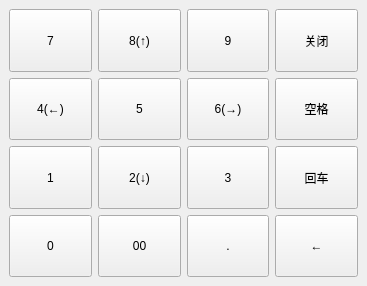
<?xml version="1.0" encoding="UTF-8"?>
<ui version="4.0">
 <class>frmNum</class>
 <widget class="QWidget" name="frmNum">
  <property name="geometry">
   <rect>
    <x>0</x>
    <y>0</y>
    <width>367</width>
    <height>286</height>
   </rect>
  </property>
  <property name="windowTitle">
   <string>数字键盘</string>
  </property>
  <layout class="QGridLayout" name="gridLayout">
   <property name="margin">
    <number>0</number>
   </property>
   <item row="0" column="0" colspan="2">
    <widget class="QWidget" name="widget_title" native="true">
     <property name="sizePolicy">
      <sizepolicy hsizetype="Preferred" vsizetype="Expanding">
       <horstretch>0</horstretch>
       <verstretch>0</verstretch>
      </sizepolicy>
     </property>
     <layout class="QGridLayout" name="gridLayout_2">
      <item row="0" column="0">
       <widget class="QPushButton" name="btn7">
        <property name="sizePolicy">
         <sizepolicy hsizetype="Ignored" vsizetype="Expanding">
          <horstretch>0</horstretch>
          <verstretch>0</verstretch>
         </sizepolicy>
        </property>
        <property name="focusPolicy">
         <enum>Qt::NoFocus</enum>
        </property>
        <property name="text">
         <string>7</string>
        </property>
        <property name="flat">
         <bool>false</bool>
        </property>
       </widget>
      </item>
      <item row="0" column="1">
       <widget class="QPushButton" name="btn8">
        <property name="sizePolicy">
         <sizepolicy hsizetype="Ignored" vsizetype="Expanding">
          <horstretch>0</horstretch>
          <verstretch>0</verstretch>
         </sizepolicy>
        </property>
        <property name="focusPolicy">
         <enum>Qt::NoFocus</enum>
        </property>
        <property name="text">
         <string>8(↑)</string>
        </property>
        <property name="flat">
         <bool>false</bool>
        </property>
       </widget>
      </item>
      <item row="0" column="2">
       <widget class="QPushButton" name="btn9">
        <property name="sizePolicy">
         <sizepolicy hsizetype="Ignored" vsizetype="Expanding">
          <horstretch>0</horstretch>
          <verstretch>0</verstretch>
         </sizepolicy>
        </property>
        <property name="focusPolicy">
         <enum>Qt::NoFocus</enum>
        </property>
        <property name="text">
         <string>9</string>
        </property>
       </widget>
      </item>
      <item row="0" column="3">
       <widget class="QPushButton" name="btnClose">
        <property name="sizePolicy">
         <sizepolicy hsizetype="Ignored" vsizetype="Expanding">
          <horstretch>0</horstretch>
          <verstretch>0</verstretch>
         </sizepolicy>
        </property>
        <property name="focusPolicy">
         <enum>Qt::NoFocus</enum>
        </property>
        <property name="text">
         <string>关闭</string>
        </property>
       </widget>
      </item>
      <item row="1" column="0">
       <widget class="QPushButton" name="btn4">
        <property name="sizePolicy">
         <sizepolicy hsizetype="Ignored" vsizetype="Expanding">
          <horstretch>0</horstretch>
          <verstretch>0</verstretch>
         </sizepolicy>
        </property>
        <property name="focusPolicy">
         <enum>Qt::NoFocus</enum>
        </property>
        <property name="text">
         <string>4(←)</string>
        </property>
        <property name="flat">
         <bool>false</bool>
        </property>
       </widget>
      </item>
      <item row="1" column="1">
       <widget class="QPushButton" name="btn5">
        <property name="sizePolicy">
         <sizepolicy hsizetype="Ignored" vsizetype="Expanding">
          <horstretch>0</horstretch>
          <verstretch>0</verstretch>
         </sizepolicy>
        </property>
        <property name="focusPolicy">
         <enum>Qt::NoFocus</enum>
        </property>
        <property name="text">
         <string>5</string>
        </property>
        <property name="flat">
         <bool>false</bool>
        </property>
       </widget>
      </item>
      <item row="1" column="2">
       <widget class="QPushButton" name="btn6">
        <property name="sizePolicy">
         <sizepolicy hsizetype="Ignored" vsizetype="Expanding">
          <horstretch>0</horstretch>
          <verstretch>0</verstretch>
         </sizepolicy>
        </property>
        <property name="focusPolicy">
         <enum>Qt::NoFocus</enum>
        </property>
        <property name="text">
         <string>6(→)</string>
        </property>
       </widget>
      </item>
      <item row="1" column="3">
       <widget class="QPushButton" name="btnSpace">
        <property name="sizePolicy">
         <sizepolicy hsizetype="Ignored" vsizetype="Expanding">
          <horstretch>0</horstretch>
          <verstretch>0</verstretch>
         </sizepolicy>
        </property>
        <property name="focusPolicy">
         <enum>Qt::NoFocus</enum>
        </property>
        <property name="text">
         <string>空格</string>
        </property>
       </widget>
      </item>
      <item row="2" column="0">
       <widget class="QPushButton" name="btn1">
        <property name="sizePolicy">
         <sizepolicy hsizetype="Ignored" vsizetype="Expanding">
          <horstretch>0</horstretch>
          <verstretch>0</verstretch>
         </sizepolicy>
        </property>
        <property name="focusPolicy">
         <enum>Qt::NoFocus</enum>
        </property>
        <property name="text">
         <string>1</string>
        </property>
        <property name="flat">
         <bool>false</bool>
        </property>
       </widget>
      </item>
      <item row="2" column="1">
       <widget class="QPushButton" name="btn2">
        <property name="sizePolicy">
         <sizepolicy hsizetype="Ignored" vsizetype="Expanding">
          <horstretch>0</horstretch>
          <verstretch>0</verstretch>
         </sizepolicy>
        </property>
        <property name="focusPolicy">
         <enum>Qt::NoFocus</enum>
        </property>
        <property name="text">
         <string>2(↓)</string>
        </property>
        <property name="flat">
         <bool>false</bool>
        </property>
       </widget>
      </item>
      <item row="2" column="2">
       <widget class="QPushButton" name="btn3">
        <property name="sizePolicy">
         <sizepolicy hsizetype="Ignored" vsizetype="Expanding">
          <horstretch>0</horstretch>
          <verstretch>0</verstretch>
         </sizepolicy>
        </property>
        <property name="focusPolicy">
         <enum>Qt::NoFocus</enum>
        </property>
        <property name="text">
         <string>3</string>
        </property>
       </widget>
      </item>
      <item row="2" column="3">
       <widget class="QPushButton" name="btnEnter">
        <property name="sizePolicy">
         <sizepolicy hsizetype="Ignored" vsizetype="Expanding">
          <horstretch>0</horstretch>
          <verstretch>0</verstretch>
         </sizepolicy>
        </property>
        <property name="focusPolicy">
         <enum>Qt::NoFocus</enum>
        </property>
        <property name="text">
         <string>回车</string>
        </property>
       </widget>
      </item>
      <item row="3" column="0">
       <widget class="QPushButton" name="btn0">
        <property name="sizePolicy">
         <sizepolicy hsizetype="Ignored" vsizetype="Expanding">
          <horstretch>0</horstretch>
          <verstretch>0</verstretch>
         </sizepolicy>
        </property>
        <property name="focusPolicy">
         <enum>Qt::NoFocus</enum>
        </property>
        <property name="text">
         <string>0</string>
        </property>
       </widget>
      </item>
      <item row="3" column="1">
       <widget class="QPushButton" name="btn00">
        <property name="sizePolicy">
         <sizepolicy hsizetype="Ignored" vsizetype="Expanding">
          <horstretch>0</horstretch>
          <verstretch>0</verstretch>
         </sizepolicy>
        </property>
        <property name="focusPolicy">
         <enum>Qt::NoFocus</enum>
        </property>
        <property name="text">
         <string>00</string>
        </property>
       </widget>
      </item>
      <item row="3" column="2">
       <widget class="QPushButton" name="btnDot">
        <property name="sizePolicy">
         <sizepolicy hsizetype="Ignored" vsizetype="Expanding">
          <horstretch>0</horstretch>
          <verstretch>0</verstretch>
         </sizepolicy>
        </property>
        <property name="focusPolicy">
         <enum>Qt::NoFocus</enum>
        </property>
        <property name="text">
         <string>.</string>
        </property>
       </widget>
      </item>
      <item row="3" column="3">
       <widget class="QPushButton" name="btnDelete">
        <property name="sizePolicy">
         <sizepolicy hsizetype="Ignored" vsizetype="Expanding">
          <horstretch>0</horstretch>
          <verstretch>0</verstretch>
         </sizepolicy>
        </property>
        <property name="focusPolicy">
         <enum>Qt::NoFocus</enum>
        </property>
        <property name="text">
         <string>←</string>
        </property>
       </widget>
      </item>
     </layout>
    </widget>
   </item>
  </layout>
 </widget>
 <resources/>
 <connections/>
</ui>
